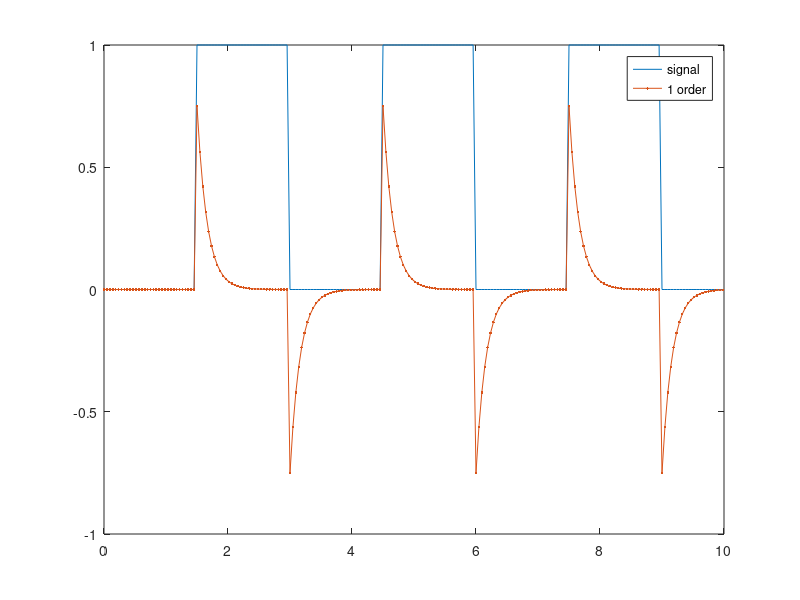

This figure's MATLAB source:
% First-order high-pass filter：一阶高通滤波器

clear; close all; clc;

% 生产一个周期为3s，持续时间为10s的方波，使用默认的采样时间。
[u,t] = gensig("square", 3, 10); % generate signal，u为信号序列，t为时间序列。
y1 = zeros(1, length(t));
fc = 10;
ts = 0.001;

% alpha = 1 / (2 * pi * fc * ts + 1); % α貌似写法有错误！
alpha = 0.75;

% u_k1 = 0;
% y_k1 = 0;
% for i = 1:length(t)
%     y1(i) = alpha * (u(i) - u_k1 + y_k1);
%     u_k1 = u(i);
%     y_k1 = y1(i);
% end

% 等价于下面这个
% y1(1) = 0;
for i = 2:length(t)
   y1(i) = alpha * y1(i-1) + alpha * (u(i) - u(i-1)); % 对u进行一阶高通滤波，过滤低频信号（即更新y1，滤波结果存入y1中）
end


plot(t, u, '-', ...
    t, y1, '.-');
legend("signal", "1 order")